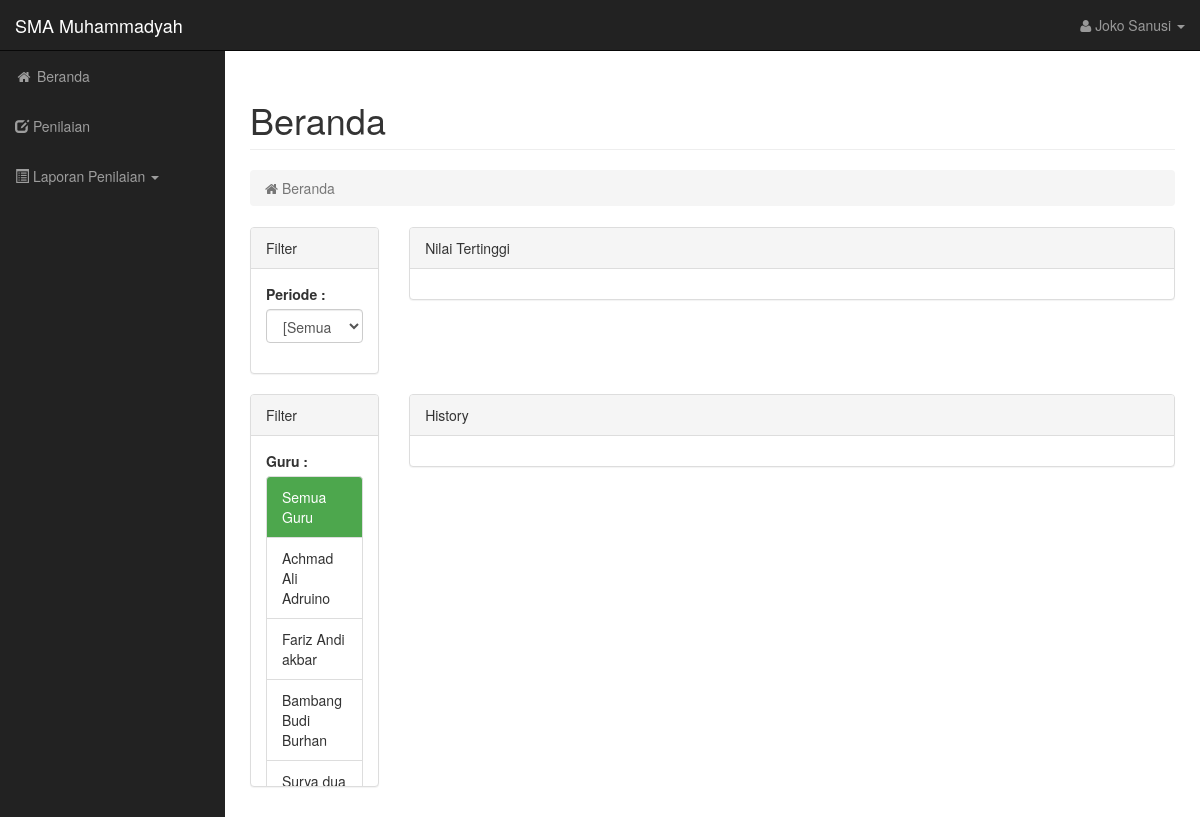
The page /index.php (signed in) on the database its author committed.
### tables this page shows
CREATE TABLE IF NOT EXISTS `pengguna` (
  `username` varchar(50) NOT NULL,
  `password` varchar(50) DEFAULT NULL,
  `nama` varchar(100) DEFAULT NULL,
  `hak_akses` int(11) DEFAULT NULL COMMENT '1 : Kepala Sekolah; 2 : Wakil Kepala Sekolah; 3 : Tata Usaha',
  PRIMARY KEY (`username`)
);

CREATE TABLE IF NOT EXISTS `data_guru` (
  `nip` varchar(50) NOT NULL,
  `nama_guru` varchar(100) DEFAULT NULL,
  `alamat` text,
  `tgl_lahir` date DEFAULT NULL,
  `jenis_kelamin` char(1) DEFAULT NULL,
  `status_kawin` char(1) DEFAULT NULL,
  `no_telp` varchar(20) DEFAULT NULL,
  `status_guru` varchar(20) DEFAULT NULL,
  `pendidikan_terakhir` varchar(20) DEFAULT NULL,
  PRIMARY KEY (`nip`)
);

### config/koneksi.php (called while the page is built, shortened)
<?php
	function get_user()
	{
		$v = $_SESSION[md5('admin')];
		$data = mysql_query("SELECT * FROM pengguna WHERE username = '$v' ");
		$row = mysql_fetch_array($data);
        return  $row['nama'];
	}
	function get_hak_akses()
	{
		$v = $_SESSION[md5('admin')];
		$data = mysql_query("SELECT * FROM pengguna WHERE username = '$v' ");
		$row = mysql_fetch_array($data);
        return  $row['hak_akses'];
	}
?>

### pages/home.php (the view, shortened to what this page needs)
<div class="row">
    <div class="col-lg-12">
        <h1 class="page-header">
            Beranda
        </h1>
        <ol class="breadcrumb">
            <li class="active">
                <i class="fa fa-home"></i> Beranda
            </li>
        </ol>
    </div>
</div>
<div class="row">
    <div class="col-lg-12">
    </div>
    <div class="col-lg-2">
        <div class="panel panel-default">
            <div class="panel-heading">
                Filter
            </div>
            <div class="panel-body">
                <div class="form-group">
                    <label for="exampleInputEmail1">Periode : </label>
                    <select class="form-control" name="periode" id="periode_filter">
                        <option value="">[Semua Periode]</option>
                    </select>
                </div>
            </div>
        </div>
    </div>
    <div class="col-lg-10">
        <div class="panel panel-default">
            <div class="panel-heading">
                Nilai Tertinggi
            </div>
            <div class="panel-body">
            </div>
        </div>
    </div>
</div>
<div class="row">
    <div class="col-lg-2">
        <div class="panel panel-default">
            <div class="panel-heading">
                Filter
            </div>
            <div class="panel-body panel-filter">
                <div class="form-group">
                    <label>Guru : </label>
                    <ul class="list-group">
                        <li  class="list-group-item list-filter list-active" data-id="0">Semua Guru</li>
                        <?php
                        $p = mysql_query("SELECT * FROM data_guru");
                        while ($row=mysql_fetch_array($p)) {
                            echo '<li  class="list-group-item list-filter" data-id="'.$row['nip'].'">'.$row['nama_guru'].'</li>';
                        }
                        ?>
                    </ul>
                </div>
            </div>
        </div>
    </div>
    <div class="col-lg-10">
        <div class="panel panel-default">
            <div class="panel-heading">
                History
            </div>
            <div class="panel-body">
            </div>
        </div>
    </div>
</div>

### index.php (shortened to what this page needs)
<?php require_once('config/koneksi.php');
?>
<!DOCTYPE html>
<html lang="en">
<head>
    <link rel="stylesheet" href="assets/css/bootstrap.min.css">
    <link href="assets/css/font-awesome.css" rel="stylesheet" type="text/css">
    <link href="assets/plugins/summernote/dist/summernote.css" rel="stylesheet" type="text/css">
    <link rel="stylesheet" href="assets/css/bootstrap-datepicker.min.css">
    <link rel="stylesheet" href="assets/css/bootstrap-datetimepicker.min.css">
    <link href="assets/plugins/morrisjs/morris.css" rel="stylesheet">
    <link rel="stylesheet" href="assets/css/sb-admin.css">
</head>
<body>
    <div id="wrapper">
        <nav class="navbar navbar-inverse navbar-fixed-top" role="navigation">
            <div class="navbar-header">
                <a class="navbar-brand" href="index.php">SMA Muhammadyah</a>
            </div>
            <ul class="nav navbar-right top-nav">
                <li class="dropdown">
                    <a href="#" class="dropdown-toggle" data-toggle="dropdown"><i class="fa fa-user"></i> <?= get_user(); ?> <b class="caret"></b></a>
                </li>
            </ul>
            <div class="collapse navbar-collapse navbar-ex1-collapse">
                <ul class="nav navbar-nav side-nav">
                    <li id="home">
                        <a href="index.php"><i class="fa fa-fw fa-home"></i> Beranda</a>
                    </li>
                    <?php if(get_hak_akses()==1 || get_hak_akses()==2 || get_hak_akses()==3){ ?>
                    <li id="penilaian">
                        <a href="index.php?p=penilaian"><i class="glyphicon glyphicon-edit"></i>  Penilaian</a>
                    </li>
                    <li id="lap_penilaian">
                        <a href="javascript:;" data-toggle="collapse" data-target="#men-lap"><i class="glyphicon glyphicon-list-alt"></i>  Laporan Penilaian <b class="caret "></b></a>
                    </li>
                    <?php } ?>
                </ul>
            </div>
        </nav>
        <div id="page-wrapper">
            <div class="container-fluid">
                <?php
                    if(isset($_GET['p'])){
                        $dir = 'pages';
                        $page = $_GET['p'].'.php';
                        $hal = scandir($dir);
                        if(in_array($page, $hal)){
                            include $dir.'/'.$page;
                        }else{
                            echo 'NOT FOUND';
                        }
                    }else{
                        include 'pages/home.php';
                    }
                ?>
            </div>
        </div>
    </div>
</body>
</html>

### assets/css/sb-admin.css (style rules this page uses)
body { margin-top: 100px; background-color: #222; }
@media (min-width:768px) { body { margin-top: 50px; } }
#wrapper { padding-left: 0; }
#page-wrapper { width: 100%; min-height: 550px; padding: 0; background-color: #fff; }
@media (min-width:768px) { #wrapper { padding-left: 225px; } }
@media (min-width:768px) { #page-wrapper { padding: 10px; } }
.top-nav { padding: 0 15px; }
.top-nav>li { display: inline-block; float: left; }
.top-nav>li>a { padding-top: 15px; padding-bottom: 15px; line-height: 20px; color: #999; }
@media (min-width:768px) { .side-nav { position: fixed; top: 51px; left: 225px; width: 225px; margin-left: -225px; border: none; border-radius: 0; overflow-y: auto; background-color: #222; bottom: 0; overflow-x: hidden; padding-bottom: 40px; } }
@media (min-width:768px) { .side-nav>li>a { width: 225px; } }
.panel-filter { max-height: 350px; overflow-y: auto; }
.list-filter { cursor: pointer; }
.list-active { background: #4DA74D; color: #fff; }

### rows shown on the page
pengguna: nama "Joko Sanusi"
data_guru: nama_guru "Achmad Ali Adruino"
data_guru: nama_guru "Fariz Andi akbar"
data_guru: nama_guru "Bambang Budi Burhan"
data_guru: nama_guru "Surya dua…"
